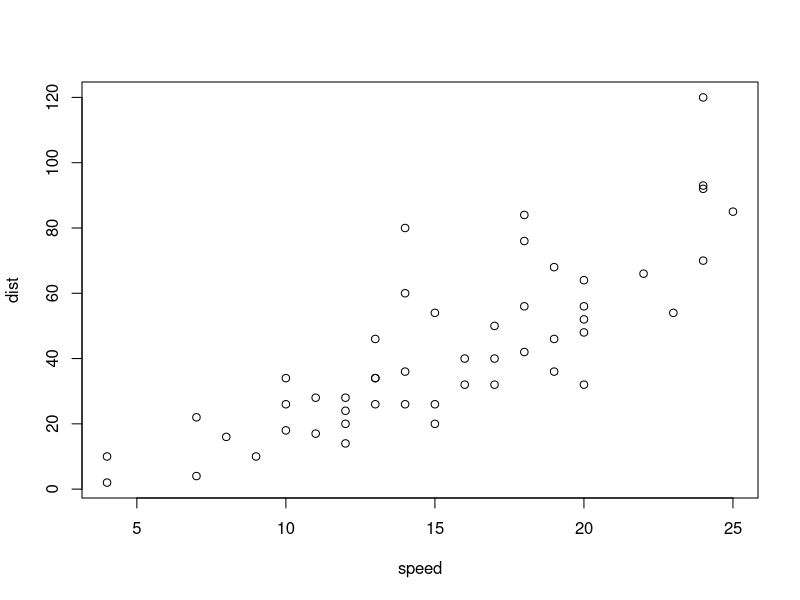
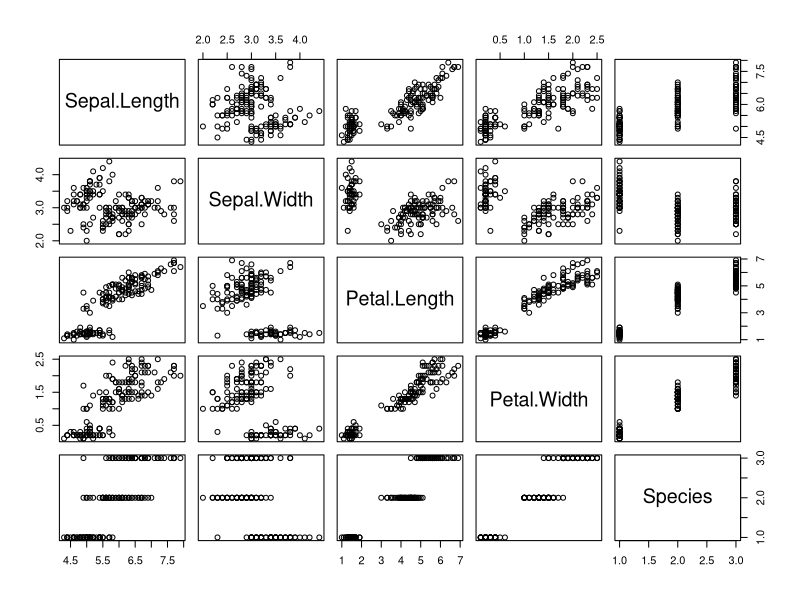

The R script that drew these images, in order:
## ---- chunk 1
plot(cars)
## ---- chunk 2
plot(iris)
## ---- chunk 3
knitr::kable(head(iris), caption = "一个表格")
